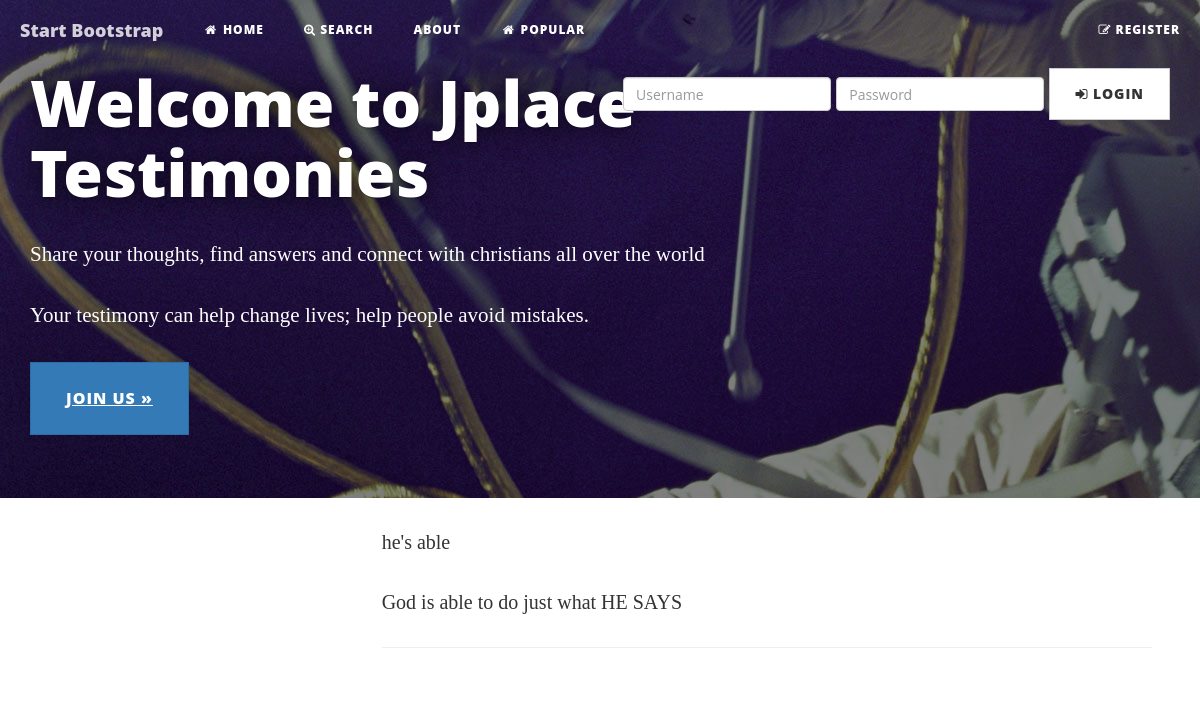
/user/testimony/2/, run on the app's committed database.
### jplaceapp/models.py (models this page shows, shortened)
class Testimonies(models.Model):
    title = models.CharField(max_length=200)
    user = models.ForeignKey(User)
    testimonies = models.ForeignKey(My_testimony)

class My_testimony(models.Model):
    testimony = models.TextField(unique=True)
    def __str__(self):
        return self.testimony

### jplaceapp/views.py (the view)
# urls.py: url(r'^user/testimony/(?P<id>\d+)/$', 'jplaceapp.views.testimony_detail', name='testimony_detail'),
def testimony_detail(request, id=None):
    instance=get_object_or_404(Testimonies,id=id)
    context={
        "title":instance.title,
        "instance":instance,
    }
    return render(request,"testimony_detail.html",context)

### templates/testimony_detail.html (shortened to what this page needs)
{% extends "base.html" %}
{% load staticfiles %}
{% block content %}
<div class="jumbotron" >
        <div class="container" style="">
            <div class="row">
                <div class="col-sm-8">
                <h1>Welcome to Jplace Testimonies</h1>
                <p>Share your thoughts, find answers and connect with christians all over the world</p>
                <p>Your testimony can help change lives; help people avoid mistakes.</p>
                  <p>
                      <a class="btn btn-lg btn-primary" href="" role="button">Join Us &raquo;</a>
                  </p>
                </div>
            </div>
        </div>
    </div>
<div class="col-sm-8 col-sm-offset-3">
    <div class="row">
    <div class="col-sm-12 col-sm-offset-1">
        {{instance.title}}<br/>
    {{instance.testimonies | linebreaks }}
        <hr/>
        <br/>
    </div>
        </div>
</div>
{% endblock content %}

### static/our_static/css/home.css (style rules this page uses)
body { min-height: 1000px; }
.jumbotron { margin-top: 50px; }
.jumbotron h1 { font-size: 64px; text-shadow: 0 1px 1px rgba(0,0,0,0.25),0 1px 30px rgba(0,0,0,0.75); }

### data on the page
Testimonies: title "he's able", testimonies "God is able to do just what HE SAYS"
